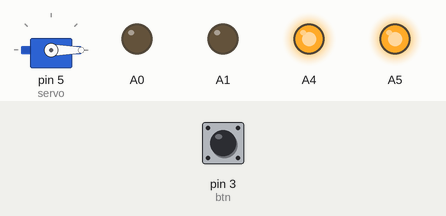
Bench run of a sketch on a simulated Arduino Uno, built with avr-gcc and run on an emulated ATmega328P. On the bench: servo, output pins drawn as LEDs (lit = HIGH). The test bench sets the inputs (shaded band); at power-on: pin 3 (btn) HIGH.

Above: at 1.2 s.
1.3 s: pin 3 (btn) pulled LOW for 0.15 s
At 1.91 s:
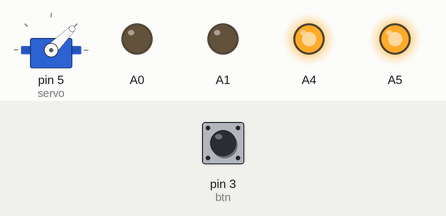
At 3.4 s:
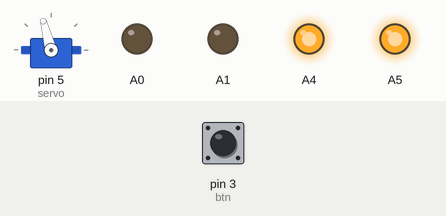
Timing chart, 0 to 34.6 s (numbered marks = the images above; inputs shaded):
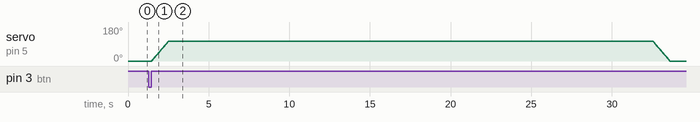

The sketch:

sketch_project35.ino
```cpp
#include <Arduino.h>
#include <Wire.h>

#include <Servo.h>
Servo servo;

#include <EncButton.h>
Button btn(3);

void setup()
{
  Serial.begin(9600);

  pinMode(A0, OUTPUT);
  pinMode(A4, OUTPUT);
  digitalWrite(A0, 0);
  digitalWrite(A4, 1);
  pinMode(A1, OUTPUT);
  pinMode(A5, OUTPUT);
  digitalWrite(A1, 0);
  digitalWrite(A5, 1);

  servo.attach(5);
  servo.write(0);
}

uint32_t servo_delay_time, timer;
bool is_working_now = false;
int pot1_value, pot2_value, servo_angle;

void loop()
{
  btn.tick();

  if (btn.click() && !is_working_now)
  {
    pot1_value = analogRead(2);
    pot2_value = analogRead(3);
    servo_angle = map(pot1_value, 0, 1023, 30, 180);
    servo_delay_time = map(pot2_value, 0, 1023, 10000, 50000);

    for (int pos = 0; pos <= servo_angle; pos += 1)
    {
      servo.write(pos);
      delay(10);
    }
    is_working_now = true;
    timer = millis();
  }
  else if (btn.click() && is_working_now)
  {
    for (int pos = servo_angle; pos >= 0; pos -= 1)
    {
      servo.write(pos);
      delay(10);
    }
    is_working_now = false;
    timer = 0;
  }

  if ((millis() - timer >= servo_delay_time) && is_working_now)
  {
    for (int pos = servo_angle; pos >= 0; pos -= 1)
    {
      servo.write(pos);
      delay(10);
    }
    is_working_now = false;
    timer = 0;
  }
}
```

Measured:
- after the input at 1.3 s, servo on pin 5 (servo): rises from 0° to 105° in 1.0 s, then falls to 0° in 31.1 s
